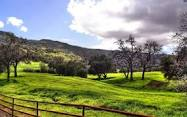
#> input picture src/images/campo.jpg, 187 x 117 px, found by its file name
$ jupyter execute atividade-06-calculo-4-pixel-borda.ipynb
#> lines starting #> are read from the running program, lines starting #| are printed output that depends on the picture
[cell 1]
import matplotlib.pyplot as plt
from PIL import Image
from pylab import *
from numpy import *

def calculaMediaPexelBorda(img):
    arr = array(img)

    for i in range(len(arr)):
        for j in range(len(arr[i])):

            b = [
                 getPixel(arr, i -1, j),
                 getPixel(arr, i + 1, j),
                 getPixel(arr, i, j -1),
                 getPixel(arr, i, j+1)
            ]

            a = list(filter(lambda x: x is not None, b))

            arr[i][j] = mediaSeparada(a)

    return Image.fromarray(arr)


def mediaSeparada(arr):
    a,b,c = 0,0,0
    for i in range(len(arr)):
        a += arr[i][0]
        b += arr[i][1]
        c += arr[i][2]

    return [a//len(arr), b//len(arr), c/len(arr)]


def getPixel(im, i, j):
    if i < 0 or i > len(im) -1:
        return None
    elif j < 0 or j > len(im[0])-1:
        return None
    else:
        return im[i][j]

[cell 2]
img = Image.open('./src/images/campo.jpg')
#> img is the input picture: PIL image 187x117 RGB; mean R, G, B 135.7, 140.4, 113.4
calculaMediaPexelBorda(img)
#> the loop in calculaMediaPexelBorda, `for i in range(len(arr)):` made 117 passes
#> after the loop in calculaMediaPexelBorda, `for i in range(len(arr)):`:
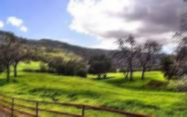
#> arr: shape (117, 187, 3); mean R, G, B 135, 139.7, 112.6


$ run again, with src/images/cat.jpg copied over src/images/campo.jpg
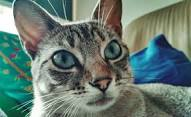
#> input picture src/images/cat.jpg, 191 x 117 px, found by its file name
#> img is the input picture: PIL image 191x117 RGB; mean R, G, B 102.4, 121.5, 113.2
#> the loop in calculaMediaPexelBorda, `for i in range(len(arr)):` made 117 passes
#> after the loop in calculaMediaPexelBorda, `for i in range(len(arr)):`:
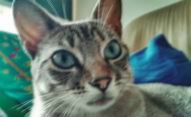
#> arr: shape (117, 191, 3); mean R, G, B 101.6, 120.7, 112.4
